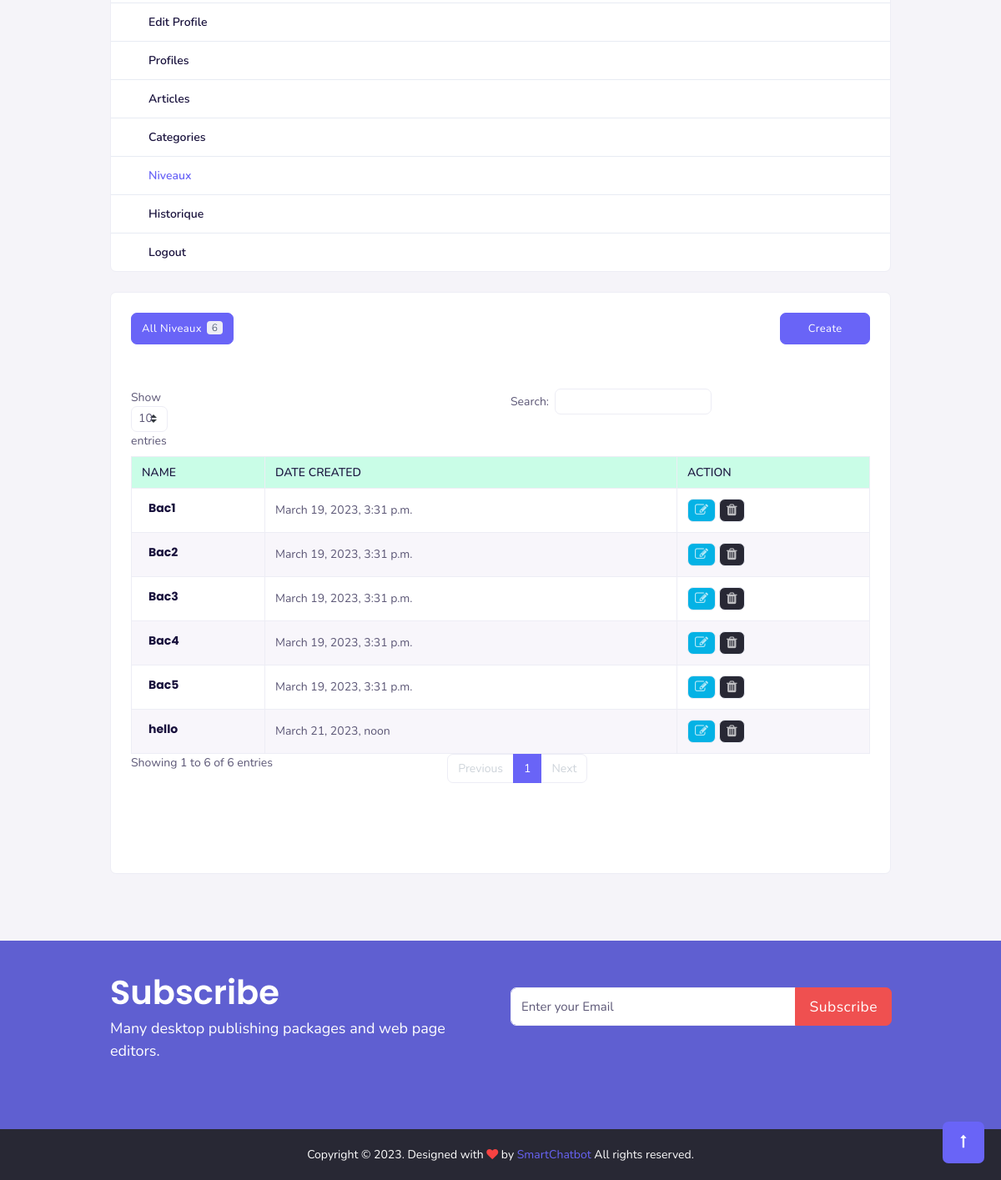
The app's page /niveaux/0 (signed in, lower part), older data.
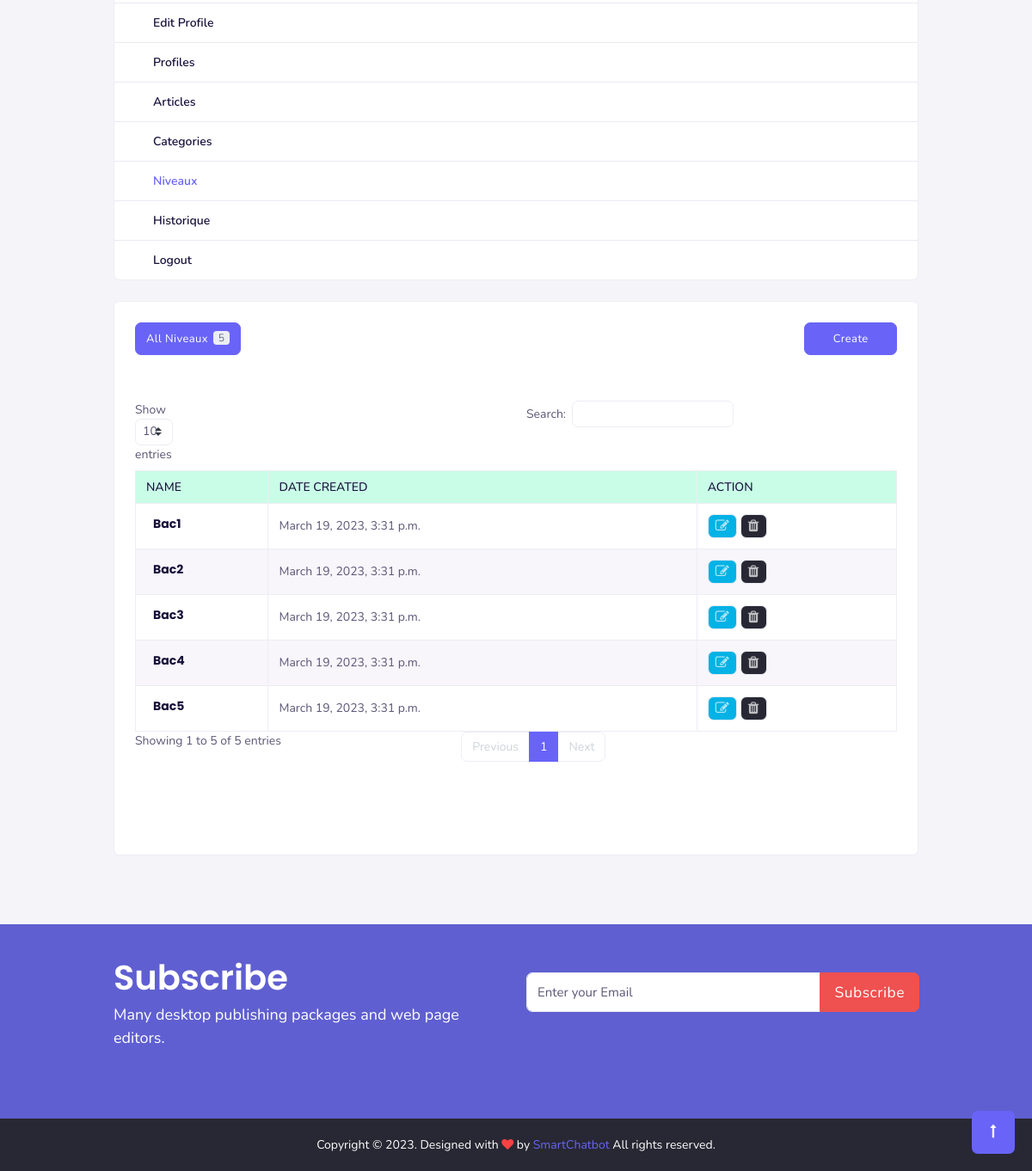
The same page, newer data.
### gestion_admin/models.py (models this page shows, shortened)
class Niveau(models.Model):
    name = models.CharField(max_length=100, unique=True)
    date_creation = models.DateTimeField(auto_now_add=True)
    class Meta:
        db_table = 'niveau'

### gestion_admin/decorators.py (the view)
    def wrapper_func(request, *args, **kwargs):
        if request.user.is_authenticated:
            if request.user.groups.filter(name='admin').exists():
                return view_func(request, *args, **kwargs)
            else:
                return redirect('home')

### gestion_admin/views.py (called while the page is built, shortened)
@login_required(login_url='login')
@for_admin
def niveaux(request, n):
    data = Niveau.objects.all()
    n_t = data
    if len(data) <= 10:
        myniveaux = data
        context = {
            'niveaux' : myniveaux,
            'n_t' : data.count()
        }
    return render(request,'niveau/liste_niveau.html', context)

### gestion_admin/templates/niveau/liste_niveau.html (shortened to what the changed rows need)
{% extends '../element/main.html' %}
{% block content %}
<section class="sptb">
    <div class="container">
        <div class="row">
            <div class="col-xl-9 col-lg-12 col-md-12">
                <div class="card mb-0">
                    <div class="card-body">
                        <div class="ads-tabs">
                            <div class="tabs-menus">
                                <div class="row">
                                    <div class="col-md-6">
                                      <button class="btn btn-primary float-left"> All Niveaux
                                        <span class="badge badge-light">{{ n_t }}</span></button>
                                    </div>
                                 </div>
                            </div>
                            <div class="tab-content">
                                <br>
                                <table id="example" class="table table-striped table-bordered" cellspacing="0" width="100%">
                                    <thead class="table-success">
                                                        <tr role="row">
                                                            <th class="sorting" tabindex="0" aria-controls="DataTables_Table_0" rowspan="1" colspan="1" aria-label="Courses: activate to sort column ascending" style="width: 222.422px;">Name</th>
                                                            <th class="sorting" tabindex="0" aria-controls="DataTables_Table_0" rowspan="1" colspan="1" aria-label="Category: activate to sort column ascending" style="width: 99.25px;">Date Created</th>
                                                            <th class="sorting" tabindex="0" aria-controls="DataTables_Table_0" rowspan="1" colspan="1" aria-label="Action: activate to sort column ascending" style="width: 121.297px;">Action</th>
                                                        </tr>
                                                    </thead>
                                                    <tbody>
                                                        {% for item in niveaux %}
                                                            <tr class="{% cycle 'odd' 'even' %}">
                                                                <td>
                                                                    <div class="media mt-0 mb-0">
                                                                        <div class="media-body">
                                                                            <div class="card-item-desc ms-2 p-0 mt-0">
                                                                                <a href="javascript:void(0)" class="text-dark">
                                                                                    <h4 class="font-weight-bold">{{item.name}}</h4>
                                                                             </div>
                                                                        </div>
                                                                    </div>
                                                                </td>
                                                                <td>{{ item.date_creation }}</td>
                                                                <td> <a href="{% url 'niveau_edit' item.id %}" class="btn btn-outline-light btn-sm text-dark waves-effect waves-light bg-info" data-bs-toggle="tooltip" data-bs-original-title="Edit"><i class="fa fa-edit fs-16"></i></a>
                                                                    <a onclick="remove({{item.id}})" class="btn btn-outline-light btn-sm text-dark waves-effect waves-light bg-dark" data-bs-toggle=" tooltip"="" data-bs-original-title="Delete"><i class="fa fa-trash fs-16"></i></a>  </td>
                                                            </tr>
                                                        {% endfor %}
                                                    </tbody>
                                                </table>
                                                <br> <br>
                                            </div>
                                        </div>
                                        <br> <br>
                                    </div>
                                </div>
                            </div>
                        </div>
                    </div>
                </div>
{% endblock content %}

Row changes from the older to the newer data that the page shows:
removed Niveau: name "hello", date_creation "March 21, 2023, noon"
Text that changed along with them:
{{ n_t }}: "6" → "5"
text written by a page script: "Show entries Search: Showing 1 to 6 of 6 entries Previous 1 Next" → "Show entries Search: Showing 1 to 5 of 5 entries Previous 1 Next"
